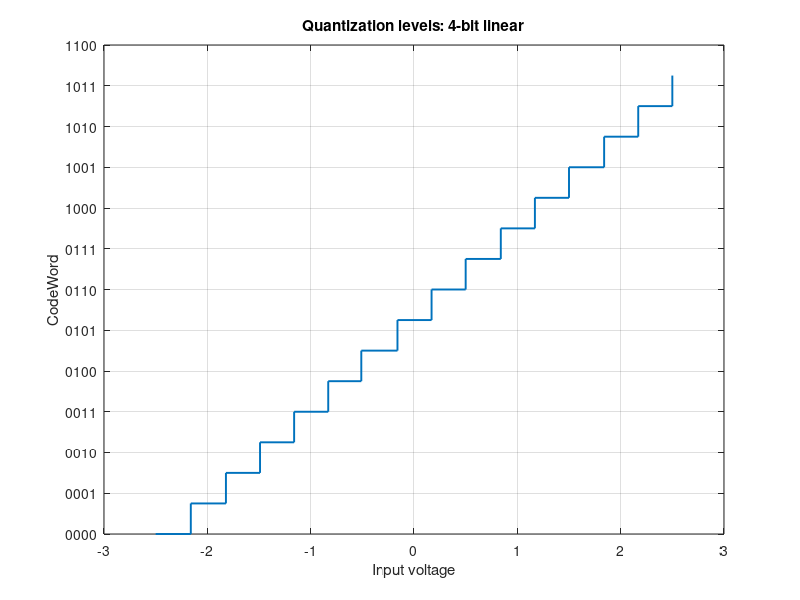
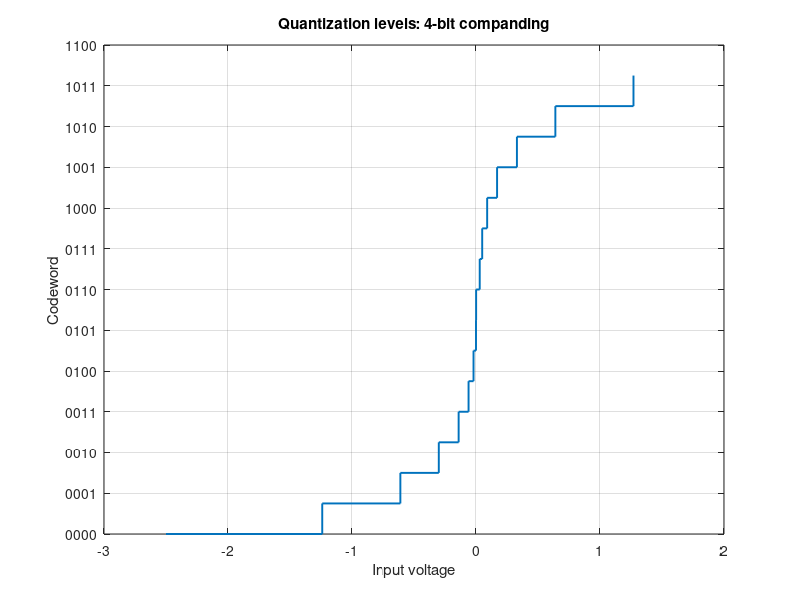

Write the MATLAB code that produced these figures, in order.

clc;
%% quantization levels graph

close all;
Words = {'0000'; '0001'; '0010';'0011';'0100';'0101';'0110';'0111';... 
         '1000'; '1001'; '1010';'1011';'1100';'1101';'1110';'1111';};
y =[0    1  2  3  4  5  6  7  8  9  10  11  12  13  14  15 ];

x1=[-2.5	-2.16	-1.82	-1.49  -1.16	-0.83	-0.51	-0.16...
      0.17	 0.5  	0.84	 1.17   1.5	     1.84	 2.17	 2.5];
h = stairs(x1,y,'LineWidth',1.4);grid on;
set(gca,'ytick',linspace(min(ylim),max(ylim),16),'yticklabel',Words)
xlabel('Input voltage');
ylabel('CodeWord');
title('Quantization levels: 4-bit linear');
% linspace(min,max,n), StepSize == s = (max-min)/(n-1)
% min, min+s, min+2*s, min+3*s, ...., max

%%
x2 = [-2.5	-1.24	-0.61	-0.3	-0.14	-0.06	-0.02...
      0	    0.001	 0.03	0.05     0.09	 0.17	 0.33...
      0.64	1.27 ];
  
figure(2)  
h = stairs(x2,y,'LineWidth',1.4);grid on;
set(gca,'ytick',linspace(min(ylim),max(ylim),16),'yticklabel',Words)
xlabel('Input voltage');
ylabel('Codeword');
title('Quantization levels: 4-bit companding');  
